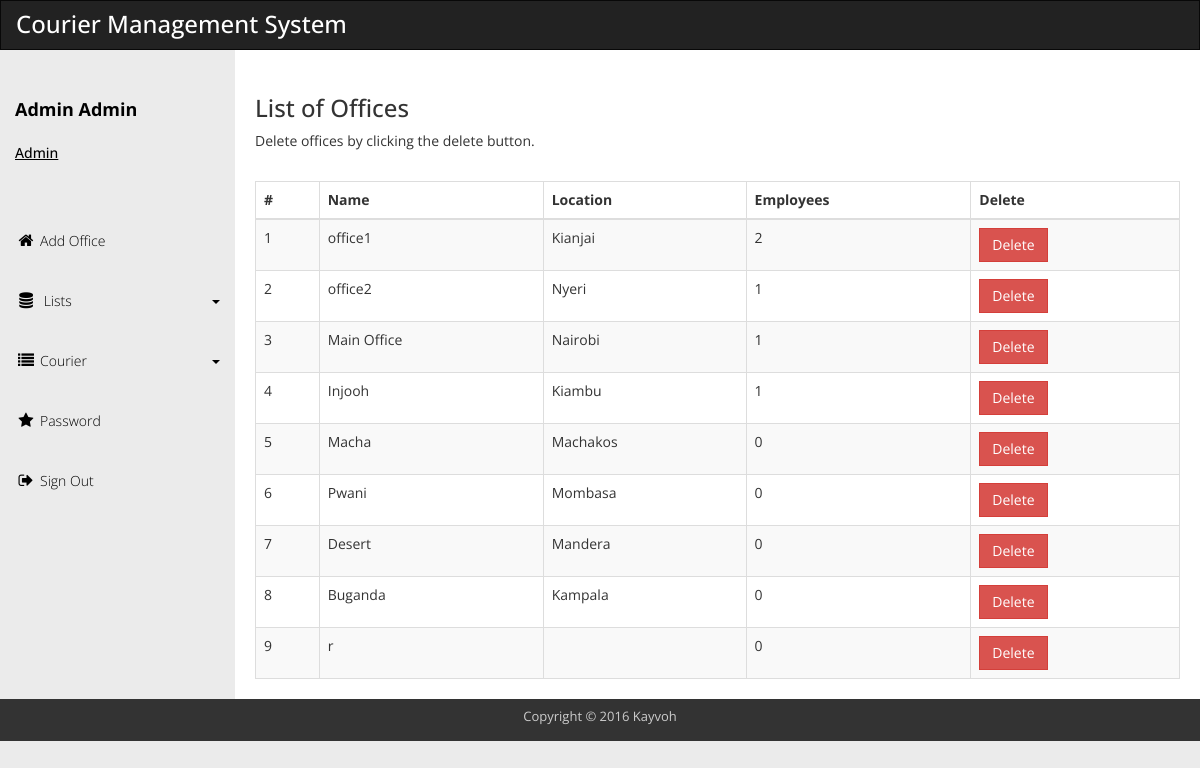
Screenshot of /officead.php (signed in) with the database file from the repository.
### tables this page shows
CREATE TABLE IF NOT EXISTS `office` (
  `ofid` int(11) NOT NULL AUTO_INCREMENT,
  `name` varchar(30) NOT NULL,
  `location` varchar(30) NOT NULL,
  `status` varchar(10) DEFAULT 'OPEN',
  PRIMARY KEY (`ofid`)
);

### officead.php (the view, shortened to what this page needs)
<!DOCTYPE html>
<?php
	include('head.php');
?>
<body>
  <div id="main-wrapper">
    <div class="navbar navbar-inverse" role="navigation">
      <div class="navbar-header">
        <div class="logo"><h1>Courier Management System</h1></div>
      </div>
    </div>
    <div class="template-page-wrapper">
      <?php
		include('navad.php');
	  ?>
	  <div class="templatemo-content-wrapper">
        <div class="templatemo-content">
          <h1>List of Offices</h1>
          <p>Delete offices by clicking the delete button.</p>
          <div class="row">
            <div class="col-md-12">
              <div class="table-responsive">
			  <br/>
                <table class="table table-striped table-hover table-bordered">
                  <thead>
                    <tr>
                      <th>#</th>
                      <th>Name</th>
                      <th>Location</th>
                      <th>Employees</th>
                      <th>Delete</th>
                    </tr>
                  </thead>
                  <tbody>
<?php
$sel=mysqli_query($conn,"select * from office where status='OPEN'");
while($sela=mysqli_fetch_array($sel))
{
?>
                    <tr>
                      <td><?php echo $sela['ofid']?></td>
                      <td><?php echo $sela['name']?></td>
                      <td><?php echo $sela['location']?></td>
                      <td>
						<?php
							$ofid=$sela['ofid'];
							$s=mysqli_query($conn, "select * from user where office=$ofid");
							$sn=mysqli_num_rows($s);
							echo $sn;
						?>
					  </td>
                      <td>
							<form method="post">
								<input type="submit" name="del" value="Delete" class="btn btn-danger"/>
							</form>
					  </td>
                    </tr>
<?php
}
?>
                  </tbody>
                </table>
              </div>
            </div>
          </div>
        </div>
      </div>
    <?php
		include('footer.php');
	?>
  </div>
</div>
</body>
</html>

### css/templatemo_main.css (style rules this page uses)
* { font-family: 'Open Sans', sans-serif; }
body { background-color: rgb(235,235,235); }
h1 { font-size: 24px; }
.logo { display: inline-block; }
.logo h1 { font-size: 24px; margin: 10px 15px; color:#ffffff; }
.templatemo-content-wrapper { float: left; width: 100%; }
.templatemo-content { margin-left: 235px; margin-top: 0px; min-height: 600px; padding: 25px 20px 0 20px; background-color: white; overflow-x: hidden; }
.navbar { margin-bottom: 0; border-radius: 0; }
.navbar-header { color: rgb(127,127,127); }
.nav-pills>li>a, .nav-tabs>li>a, .alert, .progress, .panel, .btn, .panel-group .panel, .form-control, .modal-content, .breadcrumb { border-radius: 0; }

### rows the page displays
office: ofid "1", name "office1", location "Kianjai", sn "2"
office: ofid "2", name "office2", location "Nyeri", sn "1"
office: ofid "3", name "Main Office", location "Nairobi", sn "1"
office: ofid "4", name "Injooh", location "Kiambu", sn "1"
office: ofid "5", name "Macha", location "Machakos", sn "0"
office: ofid "6", name "Pwani", location "Mombasa", sn "0"
office: ofid "7", name "Desert", location "Mandera", sn "0"
office: ofid "8", name "Buganda", location "Kampala", sn "0"
office: ofid "9", name "r", sn "0"

### other values shown
$_SESSION['fname'] "Admin"
$_SESSION['lname'] "Admin"
$_SESSION['us'] "Admin"
